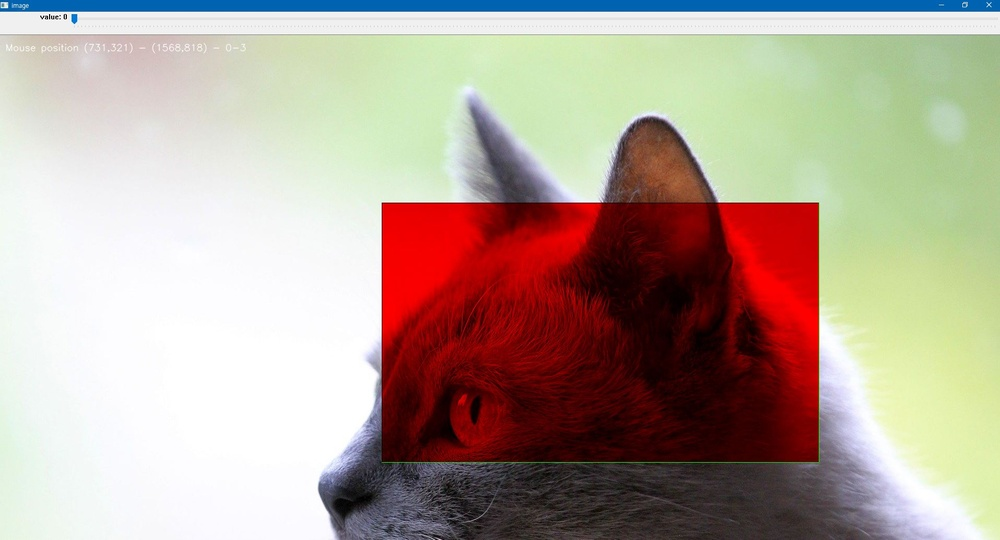
#> input picture homework01.JPG, 1000 x 540 px, shrunk from 1915 x 1034 before the run; its folder holds only this picture in this run
$ jupyter execute --allow-errors chap171.ipynb   (Python 2 division)
#> lines starting #> are read from the running program, lines starting #| are printed output that depends on the picture
# 1.7.1 Camera Calibration

[cell 1]
import numpy as np
import cv2
import glob

[cell 2]
# termination criteria
criteria = (cv2.TERM_CRITERIA_EPS + cv2.TERM_CRITERIA_MAX_ITER, 30, 0.001)

# prepare object points, like (0,0,0), (1,0,0), (2,0,0) ....,(6,5,0)
objp = np.zeros((6*7,3), np.float32)
objp[:,:2] = np.mgrid[0:7,0:6].T.reshape(-1,2)

# Arrays to store object points and image points from all the images.
objpoints = [] # 3d point in real world space
imgpoints = [] # 2d points in image plane.

images = glob.glob('*.jpg')

for fname in images:
    img = cv2.imread(fname)
#> img is the input picture: shape (540, 1000, 3); mean B, G, R 152.5, 164.8, 180.2
    gray = cv2.cvtColor(img,cv2.COLOR_BGR2GRAY)
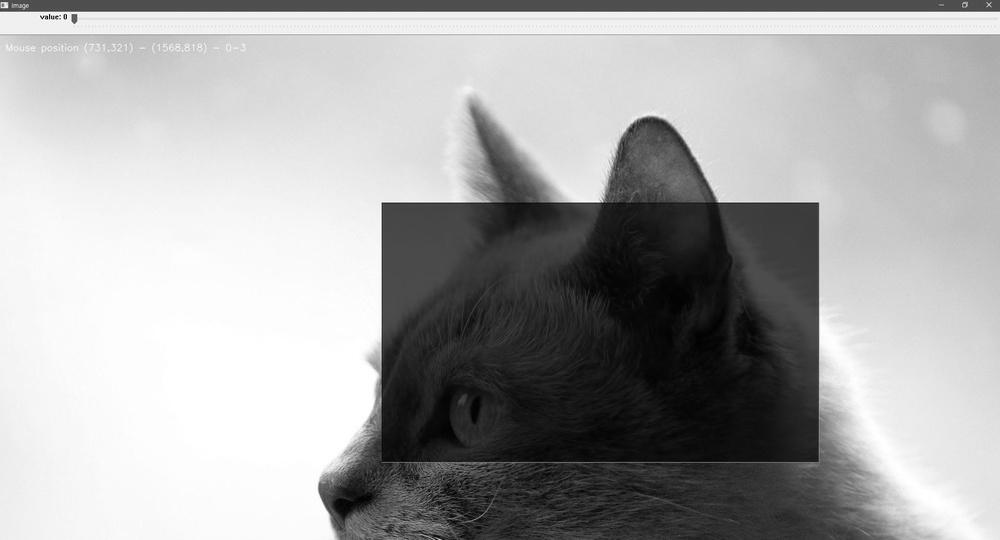
#> gray: shape (540, 1000); min 0, max 255, mean 168

    # Find the chess board corners
    ret, corners = cv2.findChessboardCorners(gray, (7,6),None)
#> ret = False; corners = None

    # If found, add object points, image points (after refining them)
    if ret == True:
        objpoints.append(objp)

        corners2 = cv2.cornerSubPix(gray,corners,(11,11),(-1,-1),criteria)
        imgpoints.append(corners2)

        # Draw and display the corners
        img = cv2.drawChessboardCorners(img, (7,6), corners2,ret)
        cv2.imshow('img',img)
        cv2.waitKey(500)

cv2.destroyAllWindows()

#> (a cell that did not finish here is left out)

[cell 4]
img = cv2.imread('left12.jpg')
#> (the rest of this cell did not finish here and is left out)

#> (a cell that did not finish here is left out)

#> (a cell that did not finish here is left out)

#> (a cell that did not finish here is left out)

[cell 8]
mean_error = 0
for i in xrange(len(objpoints)):
    imgpoints2, _ = cv2.projectPoints(objpoints[i], rvecs[i], tvecs[i], mtx, dist)
    error = cv2.norm(imgpoints[i],imgpoints2, cv2.NORM_L2)/len(imgpoints2)
    tot_error += error

#> (the rest of this cell did not finish here and is left out)
